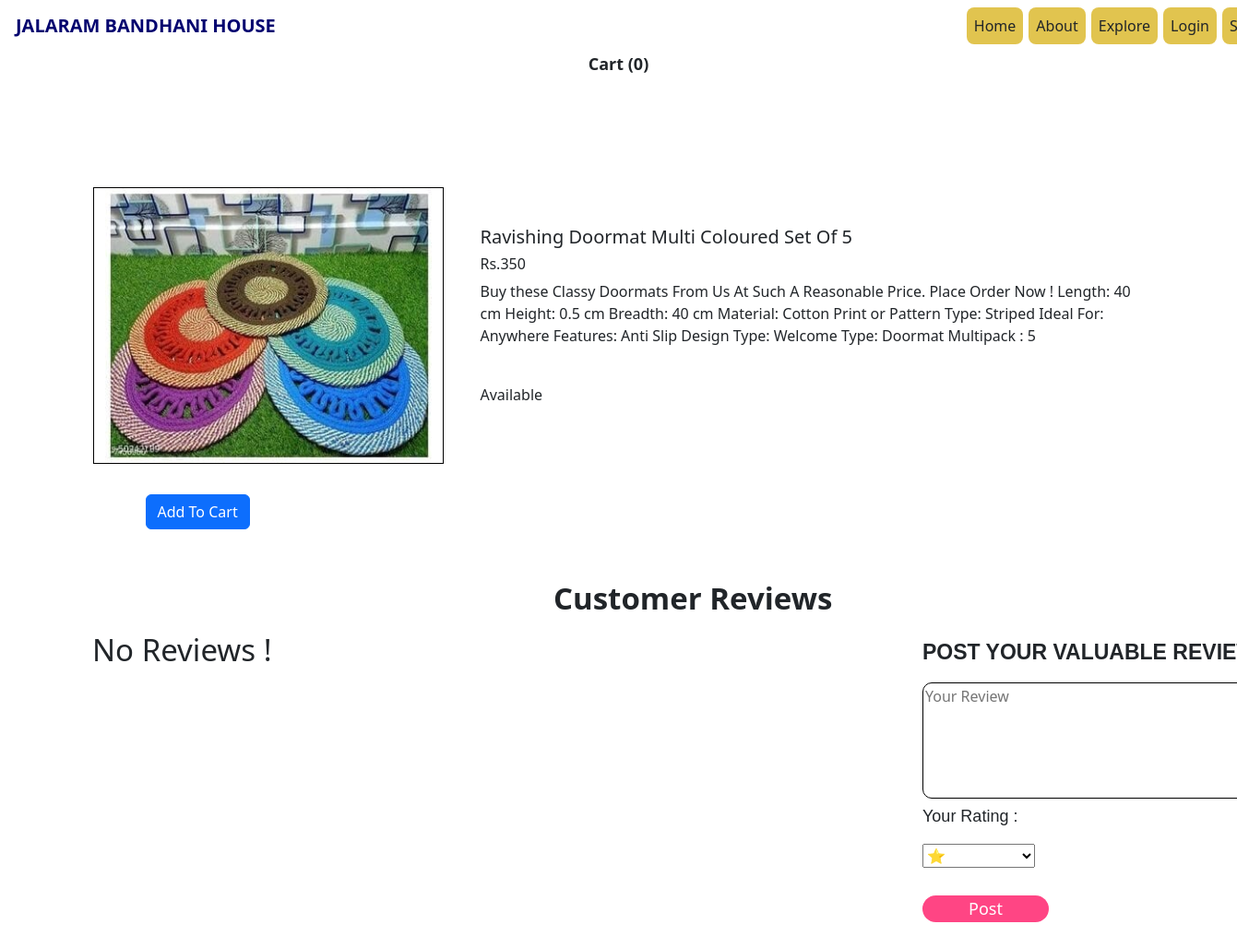
Page /product-16 on the committed database.
### shop/models.py (models this page shows, shortened)
class Product(models.Model):
    Product_Id = models.AutoField
    Product_Name = models.CharField(max_length=50)
    Category = models.CharField(max_length=50)
    Price = models.IntegerField()
    Description = models.TextField(max_length=1000)
    Publish_Date = models.DateField()
    Image = models.ImageField(upload_to="")
    Out_Of_Stock = "Out Of Stock"
    In_Stock = "Available"
    Choices = [
        (In_Stock, "Available"),
        (Out_Of_Stock, "Out Of Stock")
    ]
    Stock_Details = models.CharField(max_length=12, choices=Choices, default="Available")

### shop/views.py (the view)
# urls.py: path('product-<int:myid>', views.Product_View, name="product_view"),
def Product_View(request, myid):
    product = Product.objects.filter(id=myid)
    reviews = Review.objects.filter(Product=myid)
    return render(request, 'Product_View.html', {'product': product[0], 'reviews': reviews})

### shop/Templates/Product_View.html (shortened to what this page needs)
{% extends 'Basic_Shop.html' %}
{% load static %}
{% block css %}
<link href="https://cdn.jsdelivr.net/npm/bootstrap@5.2.1/dist/css/bootstrap.min.css" rel="stylesheet"
>
<link rel="stylesheet" href="{% static 'Basic.css' %}">
<link rel="stylesheet" href="{% static 'Product_View.css' %}">
{% endblock css %}
{% block body %}
<div class="wrapp">
    <a class="link addtocart nav-link text-dark" data-container="body" data-toggle="popover" data-placement="bottom"
        data-content="Vivamus sagittis lacus vel augue laoreet rutrum faucibus." id="popcart" data-html="true"><b
            class="bold">Cart
            (<span id="cart">0</span>)</b></a>
</div>
<div class="container">
    <div class="row">
        <div class="col-md-4">
            <div class="row image">
                <img src="/media/{{product.Image}}" width="242px" height="287px">
            </div>
            <div class="row btn-container">
                <span id="divpr{{product.id}}" class="divpr">
                    <button class="btn btn-primary cart" id="pr{{product.id}}">Add To Cart</button>
                </span>
            </div>
        </div>
        <div class="col-md-8">
            <h5 class="name" id="namepr{{product.id}}">{{product.Product_Name}}</h5>
            <h6 class="price">Rs.<span id="pricepr{{product.id}}">{{product.Price}}</span></h6>
            <p class="description">{{product.Description}}</p><br>
            <p class="stock description">{{product.Stock_Details}}</p>
        </div>
    </div>
</div>
<div class="label-review">
    <b>
        <p class="customer-review">Customer Reviews</p>
    </b>
</div>
<div class="product_review">
    <b>
        <p class="post-review-label">POST YOUR VALUABLE REVIEW</p>
    </b>
    <form action="/review" method="post">
        <textarea type="text" name="review_text" id="review_text" class="review_text" rows="5" cols="47"
            placeholder="Your Review"></textarea>
        <p class="rating-label">Your Rating : </p>
        <div class="rating-container">
            <select name="rate" class="rate">
                <option value="&#11088;">&#11088;</option>
            </select>
        </div>
        <input type="submit" value="Post" class="submit">
    </form>
</div>
<div class="collector">
    {% if reviews %}
    {% for review in reviews %}
    <div class="wrap">
        <p class="username">{{review.User.username}}</p>
        <i class="fa fa-clock-o icon" style="font-size:24px"></i>
        <p class="date">{{review.Date}}</p>
        <p class="Review">{{review.Review}}</p>
        <p class="Rating">Rating :- {{review.Rating}}</p>
    </div>
    {% endfor %}
</div>
{% else %}
<div class="containerr">
    <p>No Reviews !</p>
</div>
{% endif %}
{% endblock body %}

### shop/static/Product_View.css (style rules this page uses)
.btn-container { display: inline; margin-left: 33px; }
.container { margin-top: 120px; }
img { margin-top: 42px; margin-bottom: 33px; width: 300px; height: 300px; border: 1px black solid; }
.name { margin-top: 42px; }
.name, .price, .description { margin-left: 28px; }
.label-review { margin-top: 50px; }
.customer-review { margin-left: 600px; font-size: 33px; }
.post-review-label { font-size: 23px; font-family: sans-serif; }
.product_review { margin-left: 1000px; width: fit-content; display: inline-block; }
.review_text { border: 1px black solid; resize: none; border-radius: 10px; }
.rating-label { font-family: Arial, Helvetica, sans-serif; font-size: 18px; }
.rate { margin-bottom: 30px; }
.bold { font-size: 18px; }
.wrapp { display: flex; justify-content: center; align-items: center; flex-direction: column; }
.submit { background-color: #ff4584; color: white; padding-left: 50px; padding-right: 50px; border-radius: 30px; border: none; font-size: 18px; margin-bottom: 50px; cursor: pointer; }
.collector { width: fit-content; margin-top: -370px; margin-bottom: 50px; }
.containerr { margin-left: 100px; font-size: 33px; }

### rows in the picture
Product: Image (picture), Product_Name "Ravishing Doormat Multi Coloured Set Of 5", Price "350", Description "Buy these Classy Doormats From Us At Such A Reasonable Price. Place Order Now ! Length: 40 cm Height: 0.5 cm Breadth: 40 cm Material: Cotton Print or Pattern Type: Striped Ideal For: Anywhere Features: Anti Slip Design Type: Welcome Type: Doormat Multipack : 5", Stock_Details "Available"
